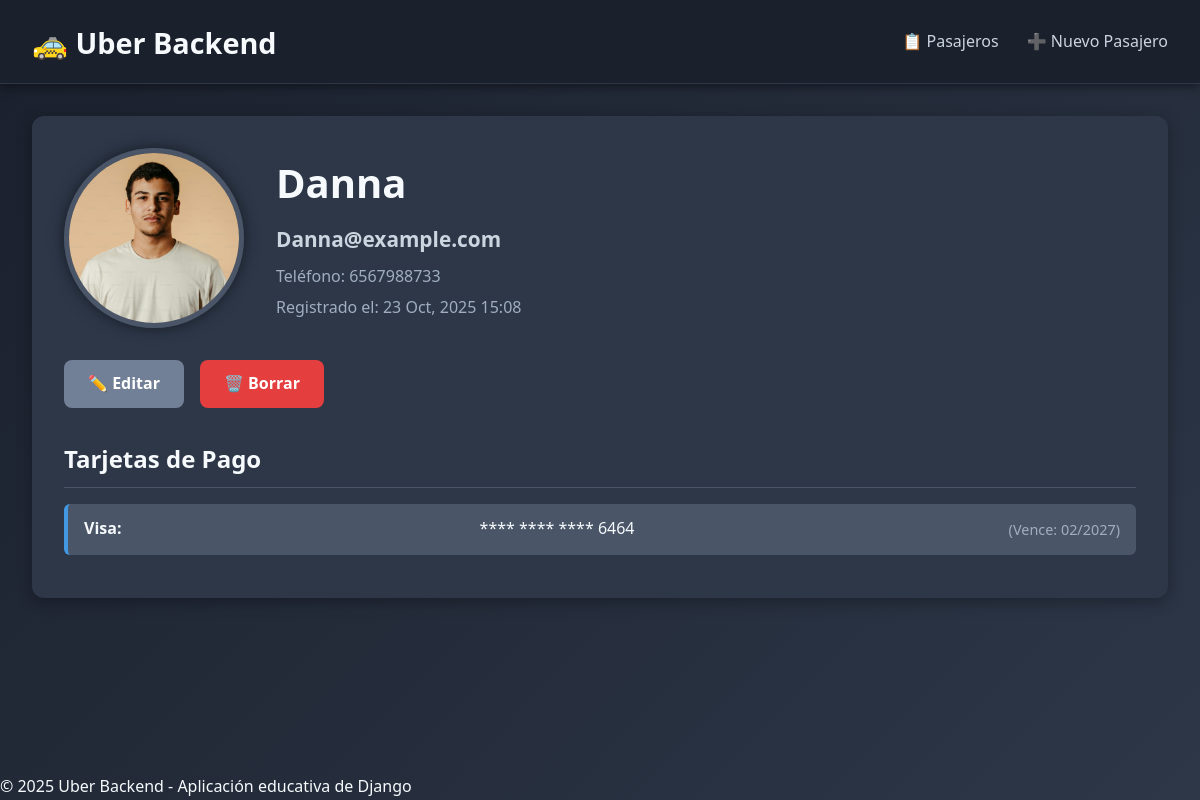
Page /pasajero/1/ on the committed database.
### app_Usuario_pasajero_tarjetas/models.py (models this page shows, shortened)
class Usuario_pasajero(models.Model):
    id_usuario = models.AutoField(primary_key=True) # ID automático para el usuario
    nombre = models.CharField(max_length=100, help_text="Nombre completo del pasajero")
    email = models.EmailField(unique=True, help_text="Correo electrónico único del pasajero")
    telefono = models.IntegerField(help_text="Número de teléfono del pasajero")
    fecha_registro = models.DateTimeField(default=timezone.now, help_text="Fecha y hora de registro")
    foto = models.ImageField(upload_to='fotos_pasajeros/', blank=True, null=True, help_text="Foto de perfil del pasajero")
    class Meta:
        verbose_name = "Usuario Pasajero"
        verbose_name_plural = "Usuarios Pasajeros"

class Tarjeta(models.Model):
    id = models.AutoField(primary_key=True) # ID automático para la tarjeta
    usuario_pasajero = models.ForeignKey(Usuario_pasajero, on_delete=models.CASCADE, related_name='tarjetas', help_text="Usuario al que pertenece esta tarjeta")
    numero_tarjeta = models.CharField(max_length=16, help_text="Número de tarjeta (solo últimos 4 dígitos visibles por seguridad)") # Usamos CharField porque no haremos operaciones matemáticas
    tipo_tarjeta = models.CharField(max_length=50, help_text="Ej: Visa, MasterCard, American Express")
    fecha_vencimiento = models.DateField(help_text="Fecha de vencimiento (MM/AA)") # Usamos DateField
    cvv = models.CharField(max_length=4, help_text="Código de seguridad (CVV)") # Usamos CharField
    class Meta:
        verbose_name = "Tarjeta de Pago"
        verbose_name_plural = "Tarjetas de Pago"

### app_Usuario_pasajero_tarjetas/views.py (the view)
# urls.py: path('pasajero/<int:id_usuario>/', views.detalle_pasajero, name='detalle_pasajero'),
def detalle_pasajero(request, id_usuario):
    pasajero = get_object_or_404(Usuario_pasajero, id_usuario=id_usuario)
    return render(request, 'detalle_pasajero.html', {'pasajero': pasajero})

### app_Usuario_pasajero_tarjetas/templates/detalle_pasajero.html (shortened to what this page needs)
{% extends 'base.html' %}
{% block contenido %}
<article class="user-detail">
    <div class="user-banner">
        {% if pasajero.foto %}
            <img src="{{ pasajero.foto.url }}" alt="Foto de {{ pasajero.nombre }}" class="detail-photo">
        {% else %}
            <div class="detail-placeholder">👤</div>
        {% endif %}
        <div class="user-info">
            <h1>{{ pasajero.nombre }}</h1>
            <h3>{{ pasajero.email }}</h3>
            <p>Teléfono: {{ pasajero.telefono }}</p>
            <p>Registrado el: {{ pasajero.fecha_registro|date:"d M, Y H:i" }}</p>
        </div>
    </div>
    <div class="detail-actions">
        <a href="{% url 'app_uber:editar_pasajero' pasajero.id_usuario %}" class="btn btn-secondary">✏️ Editar</a>
        <a href="{% url 'app_uber:borrar_pasajero' pasajero.id_usuario %}" class="btn btn-danger">🗑️ Borrar</a>
    </div>
    <section class="cards-section">
        <h2>Tarjetas de Pago</h2>
        {% if pasajero.tarjetas.all %}
        <ul class="card-list">
            {% for tarjeta in pasajero.tarjetas.all %}
            <li>
                <strong>{{ tarjeta.tipo_tarjeta }}:</strong> **** **** **** {{ tarjeta.numero_tarjeta|slice:"-4:" }}
                <span class="card-expiry">(Vence: {{ tarjeta.fecha_vencimiento|date:"m/Y" }})</span>
            </li>
            {% endfor %}
        </ul>
        {% else %}
        <p class="empty-message">Este pasajero no tiene tarjetas registradas.</p>
        {% endif %}
    </section>
</article>
{% endblock %}

### app_Usuario_pasajero_tarjetas/static/css/styles.css (style rules this page uses)
* { margin: 0; padding: 0; box-sizing: border-box; }
body { font-family: 'Segoe UI', Tahoma, Geneva, Verdana, sans-serif; background: linear-gradient(135deg, #1a202c 0%, #2d3748 100%); color: #f7fafc; line-height: 1.6; }
.user-detail { background: #2d3748; border-radius: 12px; overflow: hidden; box-shadow: 0 4px 15px rgba(0,0,0,0.3); padding: 2rem; color: #f7fafc; }
.user-banner { display: flex; gap: 2rem; margin-bottom: 2rem; align-items: center; flex-wrap: wrap; }
.detail-photo { width: 180px; height: 180px; border-radius: 50%; object-fit: cover; border: 5px solid #4a5568; box-shadow: 0 0 15px rgba(0,0,0,0.5); }
.user-info h1 { font-size: 2.5rem; color: #f7fafc; margin-bottom: 0.5rem; }
.user-info h3 { font-size: 1.3rem; color: #cbd5e0; margin-bottom: 0.5rem; }
.user-info p { color: #a0aec0; font-size: 1rem; margin-bottom: 0.3rem; }
.detail-actions { margin-bottom: 2rem; display: flex; gap: 1rem; flex-wrap: wrap; }
.cards-section h2 { color: #f7fafc; margin-bottom: 1rem; border-bottom: 1px solid #4a5568; padding-bottom: 0.5rem; }
.card-list { list-style: none; padding-left: 0; }
.card-list li { padding: 0.8rem 1rem; background: #4a5568; border-left: 4px solid #4299e1; margin-bottom: 0.7rem; font-weight: 500; border-radius: 6px; display: flex; justify-content: space-between; align-items: center; flex-wrap: wrap; }
.card-list li strong { color: #f7fafc; }
.card-expiry { font-size: 0.9rem; color: #a0aec0; margin-left: 1rem; }
.btn { padding: 0.7rem 1.5rem; border: none; border-radius: 8px; font-weight: 600; cursor: pointer; transition: background 0.3s, transform 0.2s; text-decoration: none; display: inline-block; font-size: 1rem; }
.btn-secondary { background: #718096; color: white; }
.btn-danger { background: #e53e3e; color: white; }

### rows in the picture
Usuario_pasajero: foto (picture), nombre "Danna", email "Danna@example.com", telefono "6567988733", fecha_registro "23 Oct, 2025 15:08"
Tarjeta: tipo_tarjeta "Visa", numero_tarjeta "6464", fecha_vencimiento "02/2027"
